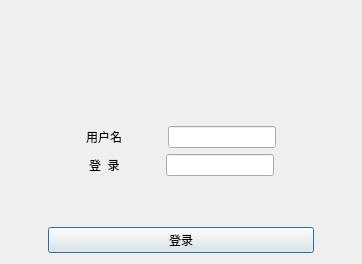
<?xml version="1.0" encoding="UTF-8"?>
<ui version="4.0">
 <class>LoginDialog</class>
 <widget class="QDialog" name="LoginDialog">
  <property name="geometry">
   <rect>
    <x>0</x>
    <y>0</y>
    <width>362</width>
    <height>264</height>
   </rect>
  </property>
  <property name="windowTitle">
   <string>Dialog</string>
  </property>
  <layout class="QVBoxLayout" name="verticalLayout">
   <item>
    <spacer name="verticalSpacer_2">
     <property name="orientation">
      <enum>Qt::Vertical</enum>
     </property>
     <property name="sizeHint" stdset="0">
      <size>
       <width>20</width>
       <height>40</height>
      </size>
     </property>
    </spacer>
   </item>
   <item>
    <layout class="QHBoxLayout" name="horizontalLayout_4">
     <item>
      <spacer name="horizontalSpacer_5">
       <property name="orientation">
        <enum>Qt::Horizontal</enum>
       </property>
       <property name="sizeHint" stdset="0">
        <size>
         <width>40</width>
         <height>20</height>
        </size>
       </property>
      </spacer>
     </item>
     <item>
      <widget class="QLabel" name="label_3">
       <property name="text">
        <string/>
       </property>
       <property name="pixmap">
        <pixmap resource="resource.qrc">:/icons/系统.png</pixmap>
       </property>
       <property name="scaledContents">
        <bool>true</bool>
       </property>
      </widget>
     </item>
     <item>
      <spacer name="horizontalSpacer_6">
       <property name="orientation">
        <enum>Qt::Horizontal</enum>
       </property>
       <property name="sizeHint" stdset="0">
        <size>
         <width>40</width>
         <height>20</height>
        </size>
       </property>
      </spacer>
     </item>
    </layout>
   </item>
   <item>
    <spacer name="verticalSpacer">
     <property name="orientation">
      <enum>Qt::Vertical</enum>
     </property>
     <property name="sizeHint" stdset="0">
      <size>
       <width>20</width>
       <height>40</height>
      </size>
     </property>
    </spacer>
   </item>
   <item>
    <layout class="QHBoxLayout" name="horizontalLayout">
     <item>
      <spacer name="horizontalSpacer_7">
       <property name="orientation">
        <enum>Qt::Horizontal</enum>
       </property>
       <property name="sizeHint" stdset="0">
        <size>
         <width>40</width>
         <height>20</height>
        </size>
       </property>
      </spacer>
     </item>
     <item>
      <widget class="QLabel" name="label">
       <property name="text">
        <string>用户名</string>
       </property>
      </widget>
     </item>
     <item>
      <spacer name="horizontalSpacer">
       <property name="orientation">
        <enum>Qt::Horizontal</enum>
       </property>
       <property name="sizeType">
        <enum>QSizePolicy::Minimum</enum>
       </property>
       <property name="sizeHint" stdset="0">
        <size>
         <width>40</width>
         <height>20</height>
        </size>
       </property>
      </spacer>
     </item>
     <item>
      <widget class="QLineEdit" name="UsernamelineEdit"/>
     </item>
     <item>
      <spacer name="horizontalSpacer_10">
       <property name="orientation">
        <enum>Qt::Horizontal</enum>
       </property>
       <property name="sizeHint" stdset="0">
        <size>
         <width>40</width>
         <height>20</height>
        </size>
       </property>
      </spacer>
     </item>
    </layout>
   </item>
   <item>
    <layout class="QHBoxLayout" name="horizontalLayout_2">
     <item>
      <spacer name="horizontalSpacer_8">
       <property name="orientation">
        <enum>Qt::Horizontal</enum>
       </property>
       <property name="sizeHint" stdset="0">
        <size>
         <width>40</width>
         <height>20</height>
        </size>
       </property>
      </spacer>
     </item>
     <item>
      <widget class="QLabel" name="label_2">
       <property name="text">
        <string>登  录</string>
       </property>
      </widget>
     </item>
     <item>
      <spacer name="horizontalSpacer_2">
       <property name="orientation">
        <enum>Qt::Horizontal</enum>
       </property>
       <property name="sizeType">
        <enum>QSizePolicy::Minimum</enum>
       </property>
       <property name="sizeHint" stdset="0">
        <size>
         <width>40</width>
         <height>20</height>
        </size>
       </property>
      </spacer>
     </item>
     <item>
      <widget class="QLineEdit" name="lineEdit_2"/>
     </item>
     <item>
      <spacer name="horizontalSpacer_9">
       <property name="orientation">
        <enum>Qt::Horizontal</enum>
       </property>
       <property name="sizeHint" stdset="0">
        <size>
         <width>40</width>
         <height>20</height>
        </size>
       </property>
      </spacer>
     </item>
    </layout>
   </item>
   <item>
    <spacer name="verticalSpacer_3">
     <property name="orientation">
      <enum>Qt::Vertical</enum>
     </property>
     <property name="sizeHint" stdset="0">
      <size>
       <width>20</width>
       <height>40</height>
      </size>
     </property>
    </spacer>
   </item>
   <item>
    <layout class="QHBoxLayout" name="horizontalLayout_3">
     <item>
      <spacer name="horizontalSpacer_3">
       <property name="orientation">
        <enum>Qt::Horizontal</enum>
       </property>
       <property name="sizeType">
        <enum>QSizePolicy::Preferred</enum>
       </property>
       <property name="sizeHint" stdset="0">
        <size>
         <width>37</width>
         <height>17</height>
        </size>
       </property>
      </spacer>
     </item>
     <item>
      <widget class="QPushButton" name="pushButton">
       <property name="text">
        <string>登录</string>
       </property>
      </widget>
     </item>
     <item>
      <spacer name="horizontalSpacer_4">
       <property name="orientation">
        <enum>Qt::Horizontal</enum>
       </property>
       <property name="sizeType">
        <enum>QSizePolicy::Preferred</enum>
       </property>
       <property name="sizeHint" stdset="0">
        <size>
         <width>37</width>
         <height>17</height>
        </size>
       </property>
      </spacer>
     </item>
    </layout>
   </item>
  </layout>
  <zorder>label</zorder>
  <zorder>UsernamelineEdit</zorder>
  <zorder>horizontalSpacer</zorder>
  <zorder>horizontalSpacer_2</zorder>
  <zorder>horizontalSpacer_3</zorder>
  <zorder>frame</zorder>
  <zorder>layoutWidget</zorder>
  <zorder>pushButton</zorder>
  <zorder>UsernamelineEdit</zorder>
  <zorder>horizontalSpacer_3</zorder>
  <zorder>horizontalSpacer_4</zorder>
  <zorder>label_3</zorder>
  <zorder>horizontalSpacer_5</zorder>
  <zorder>horizontalSpacer_6</zorder>
  <zorder>horizontalSpacer_7</zorder>
  <zorder>horizontalSpacer_8</zorder>
  <zorder>horizontalSpacer_9</zorder>
  <zorder>horizontalSpacer_10</zorder>
  <zorder>verticalSpacer</zorder>
  <zorder>verticalSpacer_2</zorder>
  <zorder>verticalSpacer_3</zorder>
 </widget>
 <resources>
  <include location="resource.qrc"/>
 </resources>
 <connections/>
</ui>
